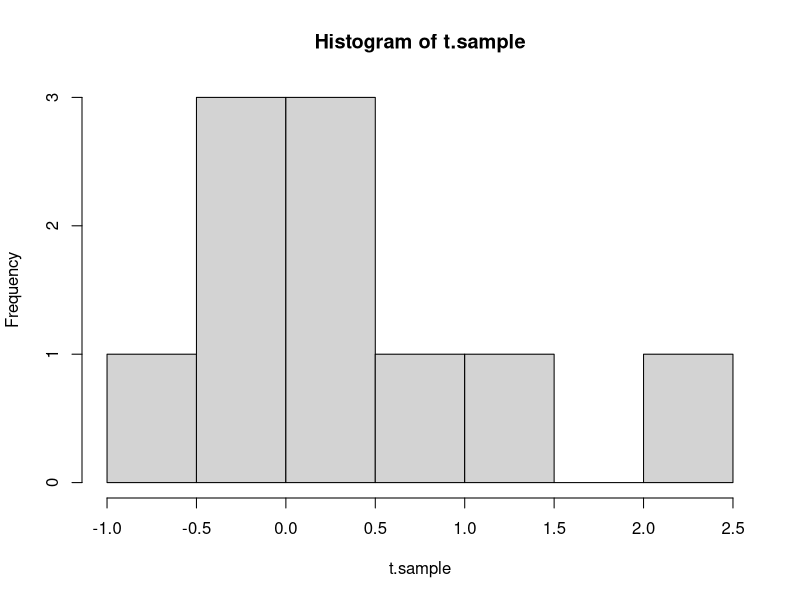
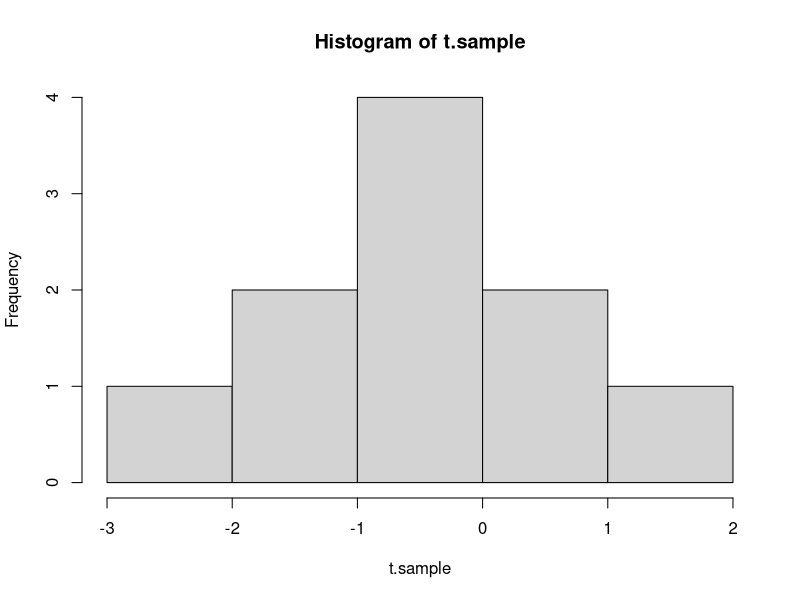

R code for these plots, in order:
#Z and T scores in R

#Let's start with our random distribution of ACT scores
ACT.scores<-data.frame(rnorm(100, mean=21, sd=5.3)) #simulates random population of 100 taking the ACT in 2011
names(ACT.scores)<-"scores"

#To calculate z scores, simply input the formula into R
#What's the z score for an ACT score of 29?
#mean is 21 and sd is 5.3.
z.score<-(29-21)/5.3
z.score

#You could even convert the whole dataset to z scores
ACT.scores$z_score<-(ACT.scores$scores-21)/5.3 #Do it manually
ACT.scores$z_score2<-scale(ACT.scores$scores) #Use the scale function

#T scores follow a similar logic.
#Create a dataset of 10 variables with the t-distribution when df=10 (mean=0 and sd=1)
t.sample<-rt(10, df=10)
hist(t.sample)
t.sample<-rt(10, df=15)
hist(t.sample)

#You will have to convert your value to a t score manually if you want to look at its probability.
#What's the t score associated with 5 when you have a 20 observation sample with mean of 6 and sample sd of 1.5?
SE<-1.5/sqrt(20-1)
t<-(5-6)/SE
t

#What's the probability of a t-score of 1 or less when df=10?
pt(1, df=10)
pt(1, df=20) #When df=20

#What t score is associated with a .8 probability when df=10?
qt(.8, df=10)
qt(.8, df=20)

#Do 15 rolls of your dice and enter the data into R as an object.
#What's the mean and sd? 
#Calculate a t score for each roll